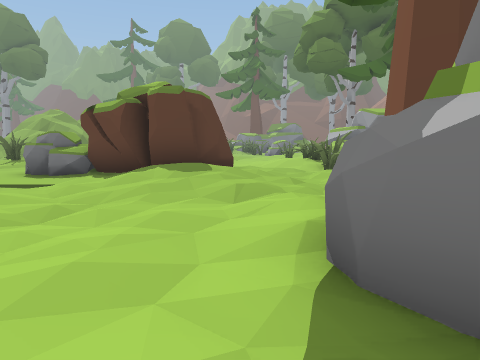
View 1 (above)

24 first-person views from a walk through a 3-D level made in the Unity game engine. The camera is 1.5 m above the floor, tilts 6° down and sees 70° across. The floor is counted in squares, 2 m on a side. Each view is taken from the middle of a square. On the plan, view 1 faces up. The plan holds only what a view shows up to about 11 squares ahead; the rest is blank. The place goes on beyond the plan. The player is left out.

View 2
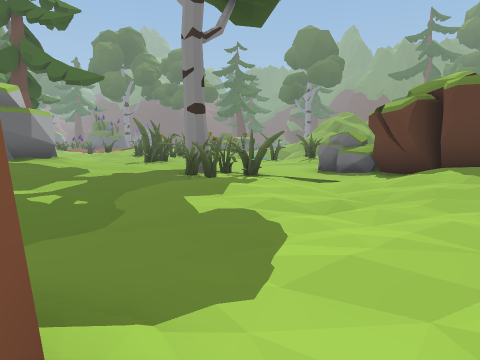

View 3
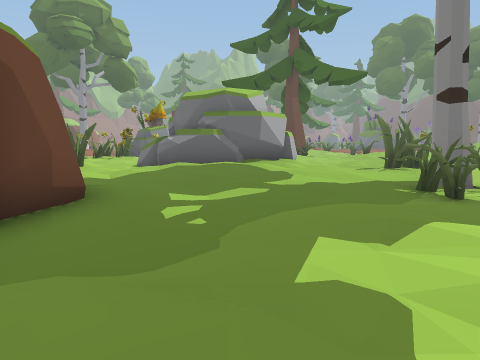

View 4
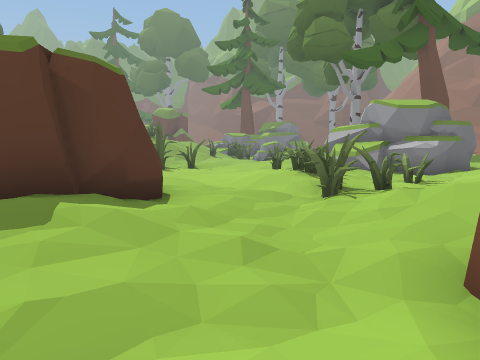

View 5
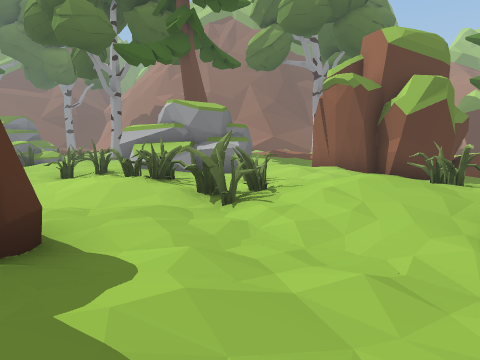

View 6
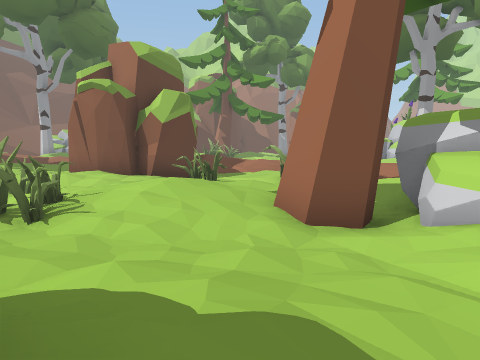

View 7
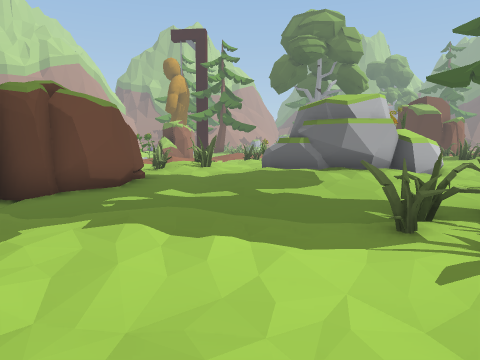

View 8
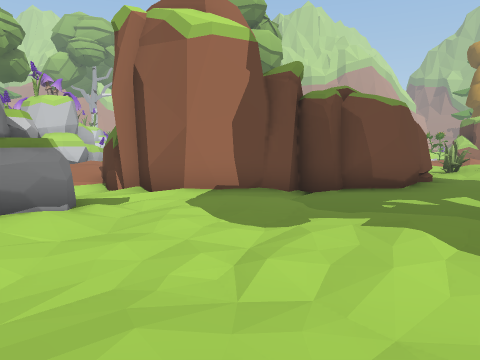

View 9
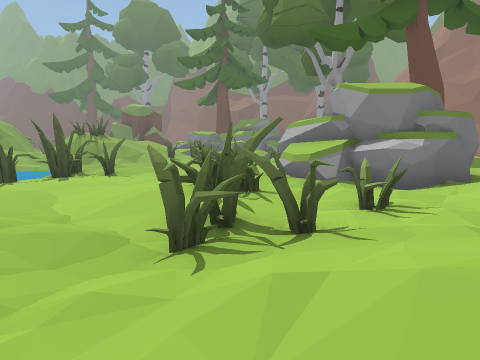

View 10
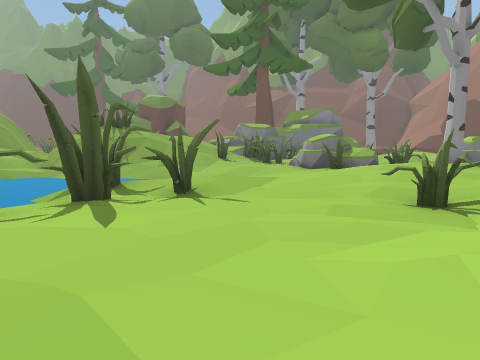

View 11
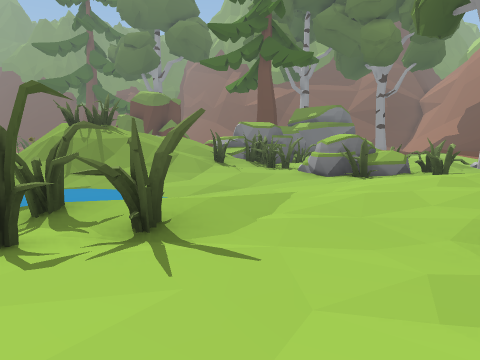

View 12
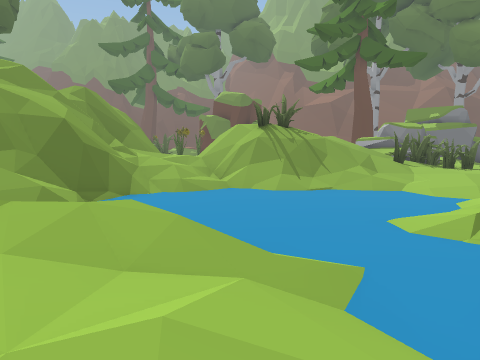

View 13
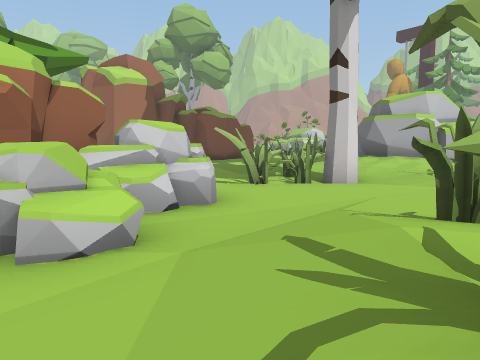

View 14
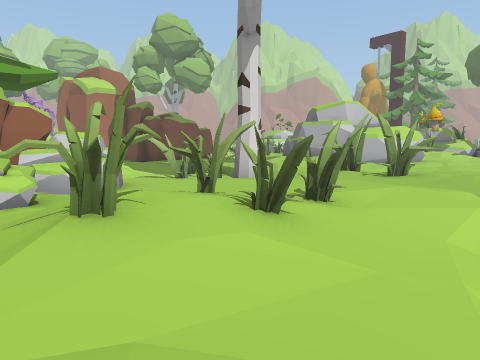

View 15
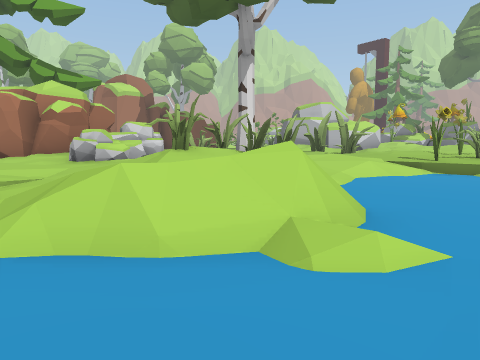

View 16
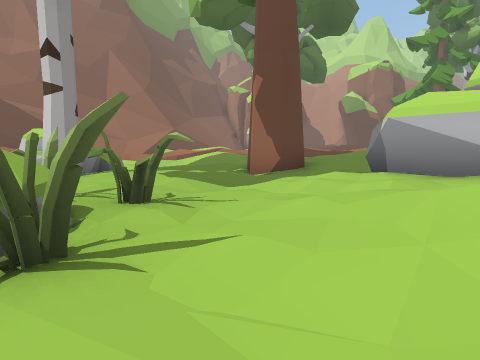

View 17
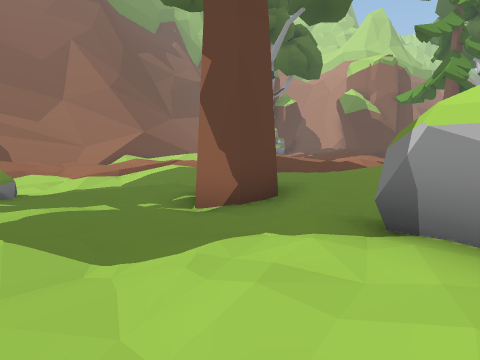

View 18
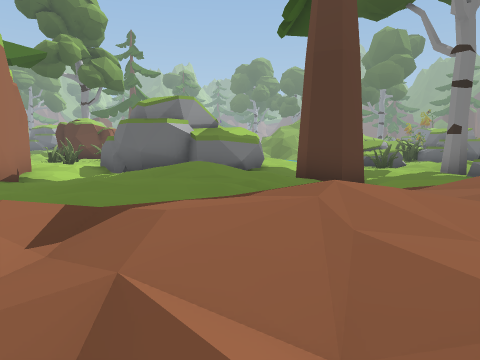

View 19
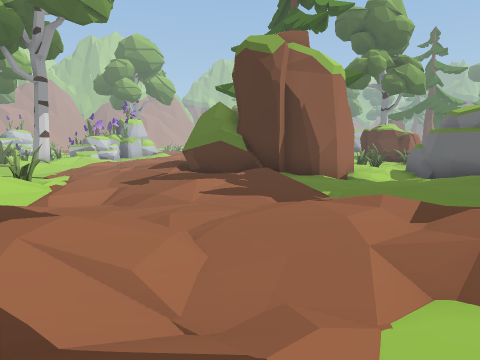

View 20
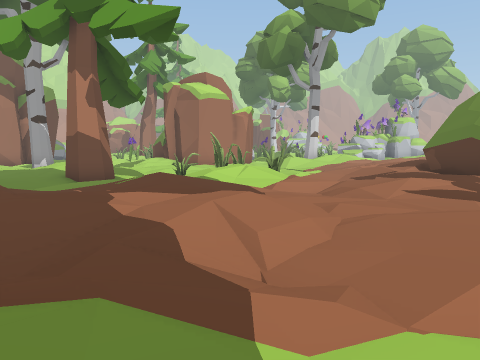

View 21
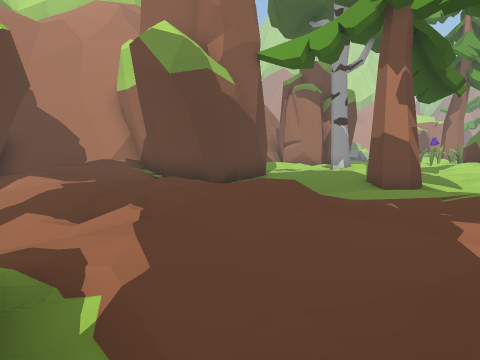

View 22
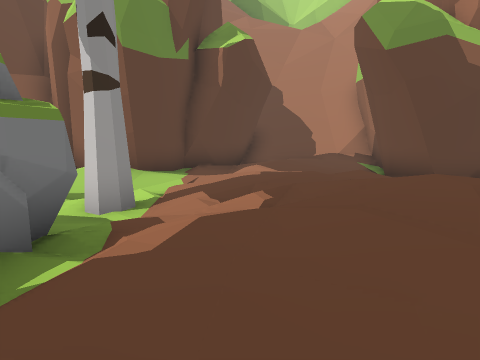

View 23
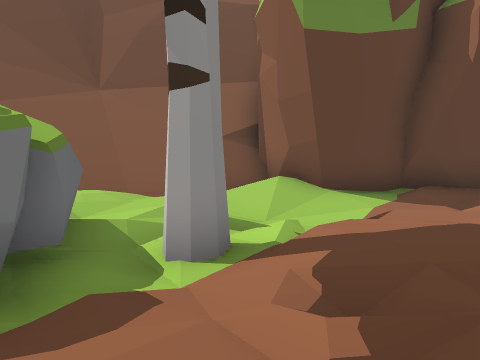

View 24
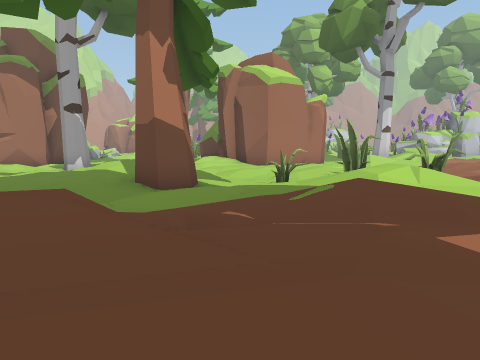

### Floor plan
Key: @ floor where view 1 was taken; # wall or solid block; . main floor; : floor 0.25 m higher than the main floor; - floor 0.25 m lower than the main floor; + floor 0.5 m higher than the main floor; _ floor 0.5 m lower than the main floor; * floor 0.75 m higher than the main floor; < floor 0.75 m lower than the main floor; % floor 1 m higher than the main floor; / step, stairs or slope; = window, fence, low wall or low ledge; ^ raised ledge; R rock.
Columns run from 12 left of view 1 to 31 right of it. Each row starts with its distance up from view 1.
 25 //# *//#=//=.    :+/RRR--.:+         ####
 24 //////=#////.-/RR#..../-.::+         ///##
 23 //////////--.-RRR#......./+*          ///##
 22 ///=//<<<<____-#.#-.....:/           :///##
 21  //#<<<<<<<__-.....-.--.+/+          :.. ##
 20   //<<<<<<_ --.::.:..-#..::/*        .../##
 19   /<<<<<<_/ ..:++::::/:+:://*/ +   ##//-/##
 18   </<<<<</#::.:+++###:/++:/**/::/ ##-#-.-.##
 17   <=/+/_<=##...:+   #+**+:/++/:++::/....../#
 16  <<////</#....#:##  #++++::/++:/:.:+//++:://
 15 <<</.:/_</.....#^####.::::/++++++/++/++++:++
 14 <<<-/+/__--...:.:###....:.::+++++*+/%**+:+++
 13 <<///#:.--...:#::..++:..+/++//::*+:/  ++.::+
 12 </-.#+//R...-/#=...+:####%*++/.///+.    ###/
 11 -..##:.RR## .-:#:#.::#  ##+++:+:++/---  #
 10 .::....RR###:..#:::::#   #+*:.+//:..... #
  9 .......RR###..///+   ##  #*+::#//..##:..
  8 #........###:.:+*/:=.--   /++./:##-# :::.
  7 :#:..##..:+*/:.:+::..-       . #.--. ++:.
  6 .:..##---.:::.-#/.:.#.       - /:--/ */:
  5 :::::#-.....-..#.               :..-
  4 ++++:...:....:###::
  3 ##++::.::....^    +.:+
  2  ##+::.......#      /+
  1   #++.:......#
  0 ###+:::#..##@/
 -1 # +:::########_
 -2   ##::       #.
 -3    ##        ##:
 -4    #:         /+

Where each view was taken, in squares from view 1:
view 1: 0 up, 0 right, facing up
view 2: 0 up, 0 right, facing up-left
view 3: 2 up, 1 left, facing left
view 4: 4 up, 1 right, facing up
view 5: 6 up, 1 left, facing up-right
view 6: 7 up, 2 left, facing right
view 7: 7 up, 2 left, facing down-left
view 8: 7 up, 2 left, facing down
view 9: 7 up, 3 right, facing up
view 10: 12 up, 0 right, facing up
view 11: 14 up, 0 right, facing up
view 12: 14 up, 6 left, facing up
view 13: 14 up, 6 left, facing down
view 14: 16 up, 8 left, facing down
view 15: 20 up, 8 left, facing down
view 16: 21 up, 1 right, facing right
view 17: 20 up, 4 right, facing right
view 18: 18 up, 18 right, facing left
view 19: 18 up, 20 right, facing down-left
view 20: 19 up, 19 right, facing down
view 21: 18 up, 20 right, facing down-right
view 22: 16 up, 20 right, facing right
view 23: 15 up, 23 right, facing up-right
view 24: 16 up, 22 right, facing down
